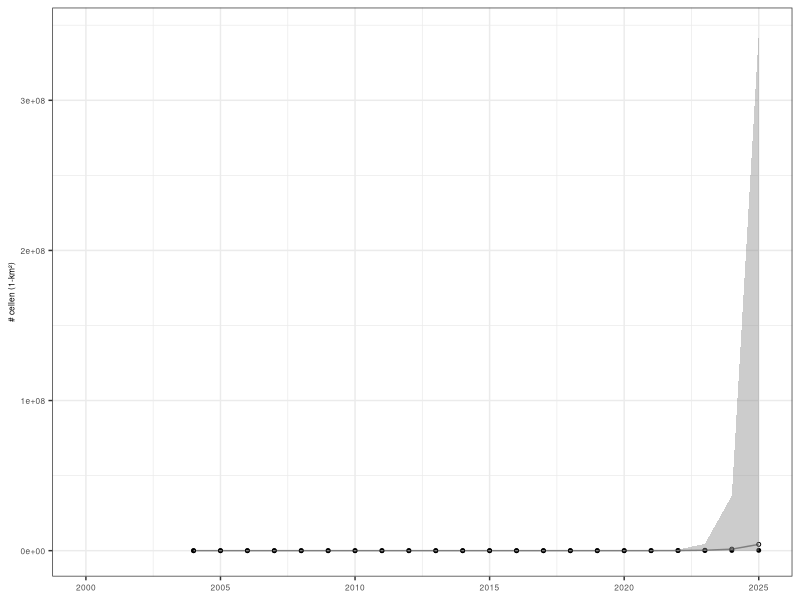

The R source for this figure: (Note: this script raises an error after producing the figure.)
## ---- chunk 1
library(tidyverse)
## ---- chunk 2
rm(list = ls())
## ---- chunk 3
# output from 4_~_preprocessing.Rmd
fla.raw <- read.csv(
  "./prius2/output/GAM_outputs2000/output_GAM_2000_occupancy_isFlanders.tsv",
                    sep = "\t",
                    header = TRUE)

n2k.raw <- read.csv(
  "./prius2/output/GAM_outputs2000/output_GAM_2000_occupancy_isFlandersN2000.tsv",
                    sep = "\t",
                    header = TRUE)
## ---- chunk 4
fla <- fla.raw
n2k <- n2k.raw
## ---- chunk 5
make_the_plot <- function(my_data){
  
  temp_plot <- ggplot(data = my_data,
                      aes(x = year, y = ncells)) +
    theme_bw() +
    ylab("# cellen (1-km²)") +
    theme(
      axis.title.x = element_blank(),
      axis.title = element_text(size = 6),
      axis.text = element_text(size = 6)) +
    scale_x_continuous(limits = c(2000, 2025)) +
    geom_point(color = "black", size = 1) +
    geom_line(aes(x = .data$year, y = .data$fit), color = "grey50", size = 0.5) +
    geom_point(aes(x = year, y = fit), shape = 1, size = 1) +
    geom_ribbon(aes(ymax = ucl, ymin = lcl), fill = grey(0.5), alpha = 0.4)
    
}
## ---- chunk 6
for (species in unique(fla$canonicalName)[1:20]){
  
  print(species)
  temp <- fla %>% filter(canonicalName == species)
  
  # only make a plot if there actually has been an GAM fitted
  if(!all(is.na(temp$fit))) {
    # plot function above
    temp_plot <- make_the_plot(my_data = temp)
    ggsave(temp_plot, file=paste0("./prius2/output/GAM_outputs2000/Flanders_4report/",
                                species,
                                ".png"),
           width = 7, height = 4, # important for fluent incorporation in report
           units = "cm")
    } else {print(paste("Skipped ", species, " because no GAM was fitted."))}
}
## ---- chunk 7
for (species in unique(n2k$canonicalName)[1:20]){
  
  print(species)
  temp <- n2k %>% filter(canonicalName == species)
  
  # only make a plot if there actually has been an GAM fitted
    if(!all(is.na(temp$fit))) {
    # plot function above
    temp_plot <- make_the_plot(my_data = temp)
    ggsave(temp_plot, file=paste0("./prius2/output/GAM_outputs2000/FlandersN2000_4report/",
                                species,
                                ".png"),
           width = 7, height = 4, # important for fluent incorporation in report
           units = "cm")
  } else {print(paste("Skipped ", species, " because no GAM was fitted."))}
}
